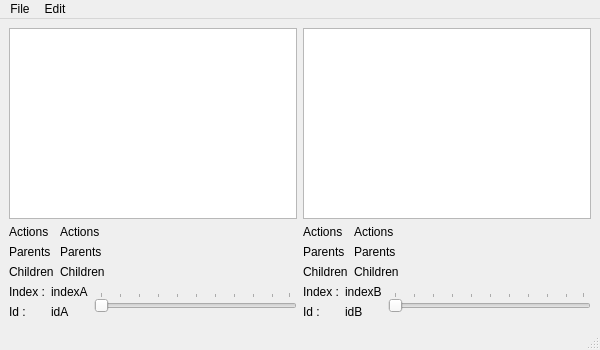
<?xml version="1.0" encoding="UTF-8"?>
<ui version="4.0">
 <class>MainWindow</class>
 <widget class="QMainWindow" name="MainWindow">
  <property name="geometry">
   <rect>
    <x>0</x>
    <y>0</y>
    <width>600</width>
    <height>350</height>
   </rect>
  </property>
  <property name="windowTitle">
   <string>Images database viewer</string>
  </property>
  <widget class="QWidget" name="centralwidget">
   <layout class="QHBoxLayout" name="horizontalLayout_3">
    <item>
     <layout class="QVBoxLayout" name="verticalLayout_6">
      <item>
       <widget class="QGraphicsView" name="graphicsView_A"/>
      </item>
      <item>
       <layout class="QGridLayout" name="gridLayout" columnstretch="0,1">
        <item row="0" column="1">
         <widget class="QLabel" name="label_actionsA">
          <property name="text">
           <string>Actions</string>
          </property>
         </widget>
        </item>
        <item row="1" column="1">
         <widget class="QLabel" name="label_parentsA">
          <property name="text">
           <string>Parents</string>
          </property>
         </widget>
        </item>
        <item row="0" column="0">
         <widget class="QLabel" name="label_actionsA_2">
          <property name="text">
           <string>Actions</string>
          </property>
         </widget>
        </item>
        <item row="1" column="0">
         <widget class="QLabel" name="label_parentsA_2">
          <property name="text">
           <string>Parents</string>
          </property>
         </widget>
        </item>
        <item row="2" column="0">
         <widget class="QLabel" name="label_childrenA_2">
          <property name="text">
           <string>Children</string>
          </property>
         </widget>
        </item>
        <item row="2" column="1">
         <widget class="QLabel" name="label_childrenA">
          <property name="text">
           <string>Children</string>
          </property>
         </widget>
        </item>
       </layout>
      </item>
      <item>
       <layout class="QHBoxLayout" name="horizontalLayout">
        <item>
         <layout class="QVBoxLayout" name="verticalLayout_4">
          <item>
           <widget class="QLabel" name="label_2">
            <property name="text">
             <string>Index :</string>
            </property>
           </widget>
          </item>
          <item>
           <widget class="QLabel" name="label_3">
            <property name="text">
             <string>Id :</string>
            </property>
           </widget>
          </item>
         </layout>
        </item>
        <item>
         <layout class="QVBoxLayout" name="verticalLayout_3">
          <item>
           <widget class="QLabel" name="label_indexA">
            <property name="text">
             <string>indexA</string>
            </property>
           </widget>
          </item>
          <item>
           <widget class="QLabel" name="label_idA">
            <property name="text">
             <string>idA</string>
            </property>
           </widget>
          </item>
         </layout>
        </item>
        <item>
         <widget class="QSlider" name="horizontalSlider_A">
          <property name="orientation">
           <enum>Qt::Horizontal</enum>
          </property>
          <property name="tickPosition">
           <enum>QSlider::TicksAbove</enum>
          </property>
         </widget>
        </item>
       </layout>
      </item>
     </layout>
    </item>
    <item>
     <layout class="QVBoxLayout" name="verticalLayout_5">
      <item>
       <widget class="QGraphicsView" name="graphicsView_B"/>
      </item>
      <item>
       <layout class="QGridLayout" name="gridLayout_2" columnstretch="0,1">
        <item row="0" column="1">
         <widget class="QLabel" name="label_actionsB">
          <property name="text">
           <string>Actions</string>
          </property>
         </widget>
        </item>
        <item row="1" column="1">
         <widget class="QLabel" name="label_parentsB">
          <property name="text">
           <string>Parents</string>
          </property>
         </widget>
        </item>
        <item row="0" column="0">
         <widget class="QLabel" name="label_actionsA_4">
          <property name="text">
           <string>Actions</string>
          </property>
         </widget>
        </item>
        <item row="1" column="0">
         <widget class="QLabel" name="label_parentsA_4">
          <property name="text">
           <string>Parents</string>
          </property>
         </widget>
        </item>
        <item row="2" column="0">
         <widget class="QLabel" name="label_childrenA_3">
          <property name="text">
           <string>Children</string>
          </property>
         </widget>
        </item>
        <item row="2" column="1">
         <widget class="QLabel" name="label_childrenB">
          <property name="text">
           <string>Children</string>
          </property>
         </widget>
        </item>
       </layout>
      </item>
      <item>
       <layout class="QHBoxLayout" name="horizontalLayout_2">
        <item>
         <layout class="QVBoxLayout" name="verticalLayout">
          <item>
           <widget class="QLabel" name="label_5">
            <property name="text">
             <string>Index :</string>
            </property>
           </widget>
          </item>
          <item>
           <widget class="QLabel" name="label_4">
            <property name="text">
             <string>Id :</string>
            </property>
           </widget>
          </item>
         </layout>
        </item>
        <item>
         <layout class="QVBoxLayout" name="verticalLayout_2">
          <item>
           <widget class="QLabel" name="label_indexB">
            <property name="text">
             <string>indexB</string>
            </property>
           </widget>
          </item>
          <item>
           <widget class="QLabel" name="label_idB">
            <property name="text">
             <string>idB</string>
            </property>
           </widget>
          </item>
         </layout>
        </item>
        <item>
         <widget class="QSlider" name="horizontalSlider_B">
          <property name="orientation">
           <enum>Qt::Horizontal</enum>
          </property>
          <property name="tickPosition">
           <enum>QSlider::TicksAbove</enum>
          </property>
         </widget>
        </item>
       </layout>
      </item>
     </layout>
    </item>
   </layout>
  </widget>
  <widget class="QMenuBar" name="menubar">
   <property name="geometry">
    <rect>
     <x>0</x>
     <y>0</y>
     <width>600</width>
     <height>25</height>
    </rect>
   </property>
   <widget class="QMenu" name="menuFile">
    <property name="title">
     <string>File</string>
    </property>
    <addaction name="actionOpen_database"/>
    <addaction name="separator"/>
    <addaction name="actionQuit"/>
   </widget>
   <widget class="QMenu" name="menuEdit">
    <property name="title">
     <string>Edit</string>
    </property>
    <addaction name="actionGenerate_graph_dot"/>
    <addaction name="actionGenerate_local_graph_dot"/>
    <addaction name="actionClean_database"/>
    <addaction name="actionClean_local_graph"/>
   </widget>
   <addaction name="menuFile"/>
   <addaction name="menuEdit"/>
  </widget>
  <widget class="QStatusBar" name="statusbar"/>
  <action name="actionOpen_database">
   <property name="text">
    <string>Open database</string>
   </property>
  </action>
  <action name="actionQuit">
   <property name="text">
    <string>Quit</string>
   </property>
  </action>
  <action name="actionGenerate_graph_dot">
   <property name="text">
    <string>Generate graph (.dot) ...</string>
   </property>
  </action>
  <action name="actionGenerate_graph_only_weighted_locations">
   <property name="text">
    <string>Generate graph (only weighted locations) ...</string>
   </property>
  </action>
  <action name="actionClean_database">
   <property name="text">
    <string>Clean database</string>
   </property>
  </action>
  <action name="actionGenerate_local_graph_dot">
   <property name="text">
    <string>Generate local graph (.dot) ...</string>
   </property>
  </action>
  <action name="actionClean_local_graph">
   <property name="text">
    <string>Clean local graph ...</string>
   </property>
  </action>
 </widget>
 <resources/>
 <connections/>
</ui>
